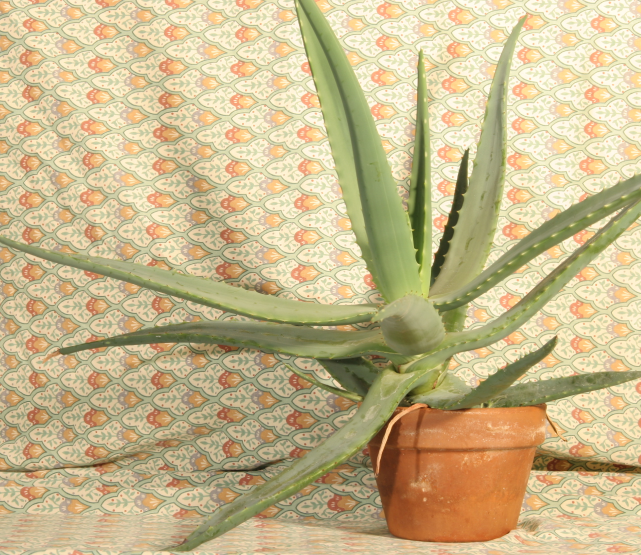
#> input picture src/pi/Luer/cactus0.png, 1282 x 1110 px, found by its file name (shown at 1/2 size)
$ python stereo.py
#> lines starting #> are read from the running program, lines starting #| are printed output that depends on the picture; pictures that were not available may be replaced by others from this repository, and a replacement may not be noted
import numpy as np
import cv2
from matplotlib import pyplot as plt
import time

startTime = time.time()

imgL = cv2.imread('cactus0.png',0)
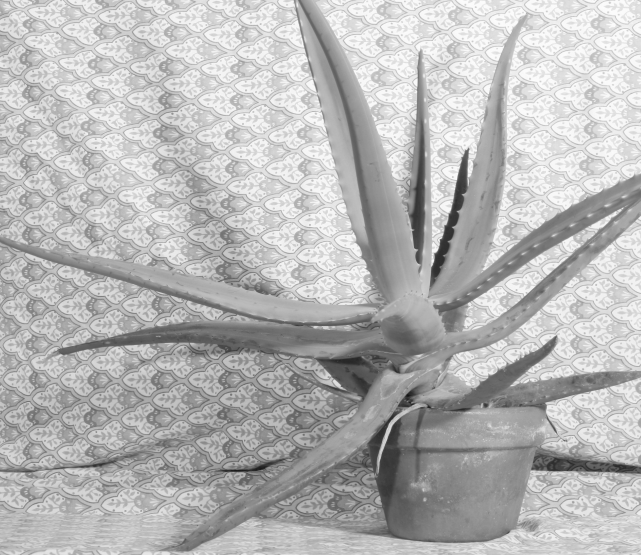
#> imgL: shape (1110, 1282) (shown at 1/2 size); min 16, max 252, mean 182.8
imgR = cv2.imread('cactus1.png',0)
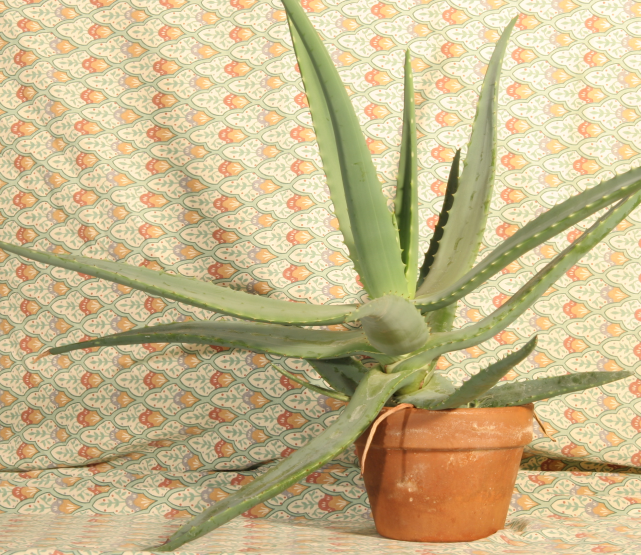
#> input picture src/pi/Luer/cacus1.png, 1282 x 1110 px, given in place of cactus1.png, which was not available (shown at 1/2 size)
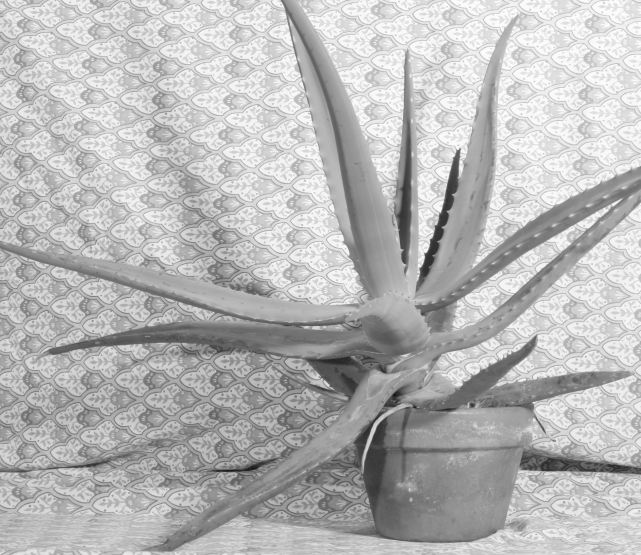
#> imgR: shape (1110, 1282) (shown at 1/2 size); min 17, max 253, mean 183.6

stereo = cv2.StereoBM_create(numDisparities=16, blockSize=15)
disparity = stereo.compute(imgL,imgR)
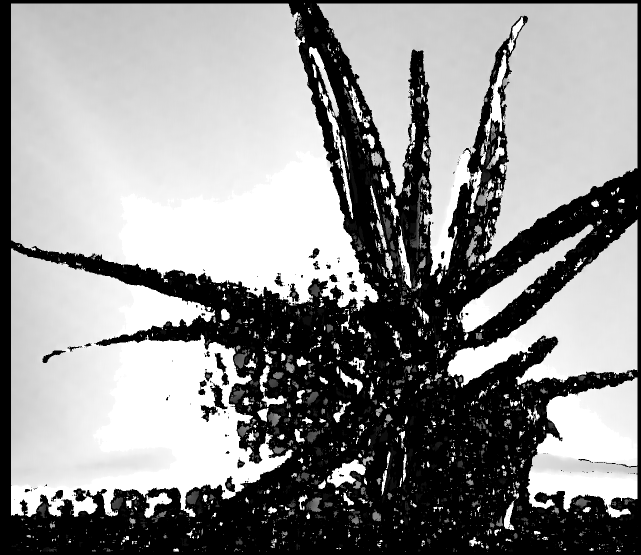
#> disparity: shape (1110, 1282) int16 (shown at 1/2 size); min -16, max 240, mean 127.9; drawn with min black and max white
finishTime = startTime - time.time()

plt.imshow(disparity,'gray')
plt.show()
